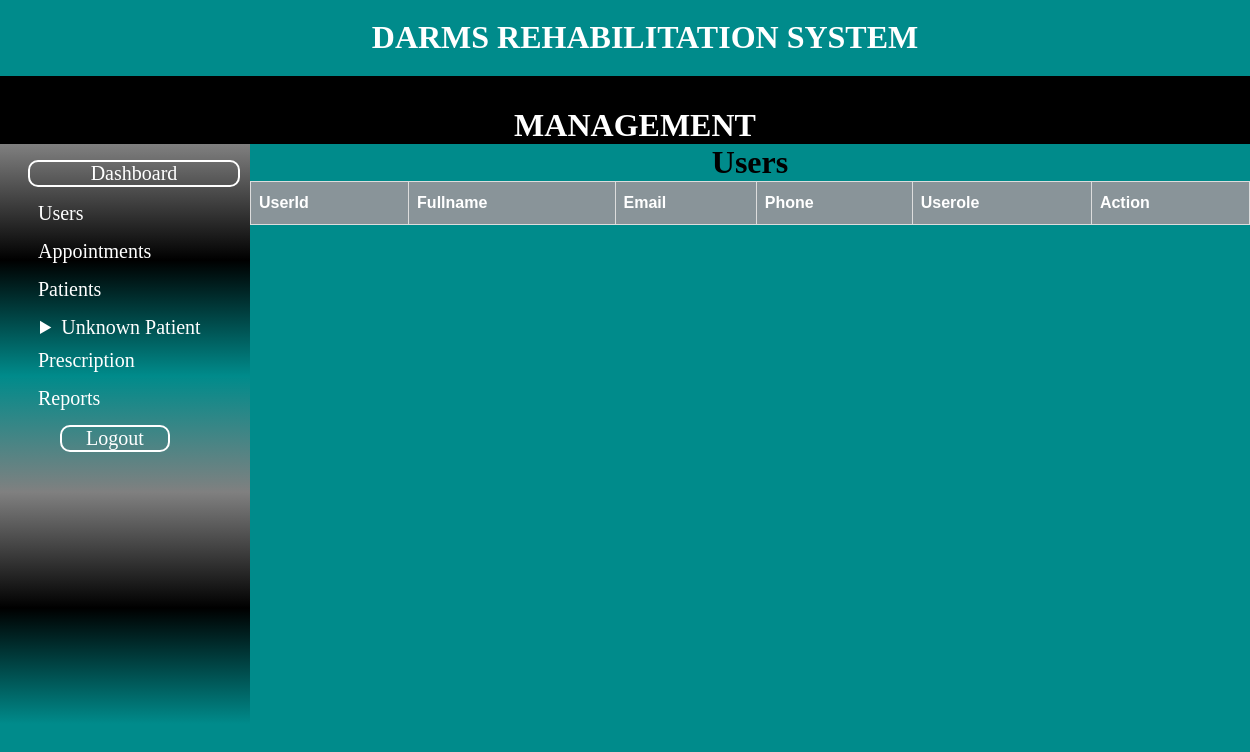
Page /admin/users.php on the earlier database version.
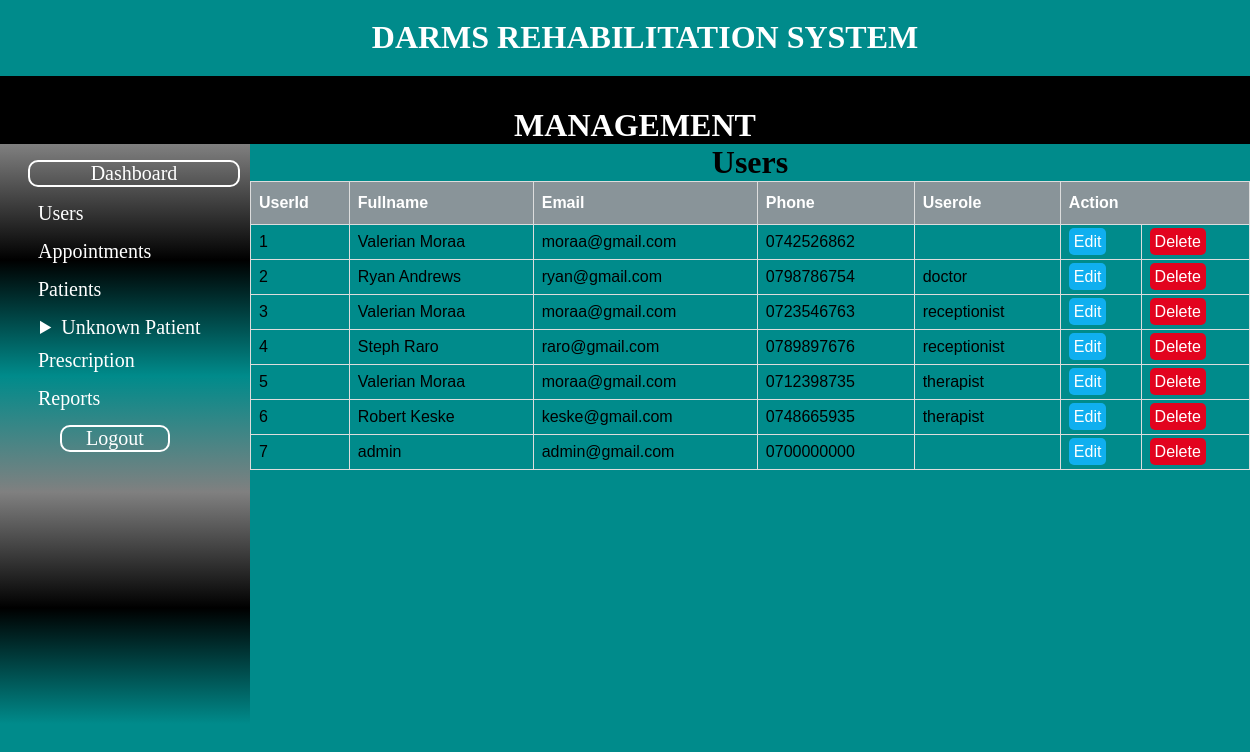
Same page on the later database version.
### tables this page shows
CREATE TABLE `users` (
  `user_id` int(10) NOT NULL,
  `fullname` varchar(100) NOT NULL,
  `user_name` varchar(100) NOT NULL,
  `user_mobile` varchar(100) DEFAULT NULL,
  `user_email` varchar(100) NOT NULL,
  `user_password` varchar(50) NOT NULL,
  `createdat` date DEFAULT NULL,
  `user_role` varchar(50) DEFAULT NULL,
  `gender` varchar(100) DEFAULT NULL,
  `status` varchar(100) DEFAULT NULL
);

### admin/users.php (the view, shortened to what this page needs)
<?php include "includes/header.php"; ?>
<?php include "includes/navigation.php"; ?>
<?php include "includes/sidebar.php"; ?>
<div class="article">
    <h1 id="titleoftable">Users</h1>
    <table id="users">
        <thead>
            <th>UserId</th>
            <th>Fullname</th>
            <th>Email</th>
            <th>Phone</th>
            <th>Userole</th>
            <th colspan="2">Action</th>
        </thead>
        <tbody>
            <?php
            $db = mysqli_connect('localhost', 'Valerian', '#Valeriephyl254', 'darms');
            $query = "SELECT * FROM users";
            $select_all_users = mysqli_query($db, $query);
            while ($row = mysqli_fetch_assoc($select_all_users)) {
                $user_id = $row['user_id'];
                $user_name = $row['fullname'];
                $user_email = $row['user_email'];
                $user_mobile = $row['user_mobile'];
                $user_role = $row['user_role'];
                echo "<tr>";
                echo "<td>{$user_id}</td>";
                echo "<td>{$user_name}</td>";
                echo "<td>{$user_email}</td>";
                echo "<td>{$user_mobile}</td>";
                echo "<td>{$user_role}</td>";
                echo "<td><a class='edit' href='edit_users.php?edit={$user_id}'>Edit</a></td>";
                echo "<td><a class='delete' href='users.php?delete={$user_id}'>Delete</a></td>";
                echo "</tr>";
            }
            ?>
        </tbody>
    </table>

### admin/includes/header.php (shortened to what this page needs)
<!DOCTYPE html>
<html lang="en">
<head>
</head>
<body>
    <div class="header">
        <h1>DARMS REHABILITATION SYSTEM</h1>
    </div>

### admin/includes/navigation.php
<div class="nav">
    <h1>MANAGEMENT</h1>
</div>

### admin/includes/sidebar.php (shortened to what this page needs)
<div class="aside">
    <ul class="links">
        <li style="border:2px solid white;text-align:center;border-radius:10px;margin-right:10px;"><a href="dashboard.php" class="aside_links">Dashboard</a></li>
        <li><a href="users.php" class="aside_links"> Users</a></li>
        <li><a href="appointments.php" class="aside_links"> Appointments</a></li>
        <li><a href="patients.php" class="aside_links"> Patients</a></li>
        <details class="patient">
            <summary>Unknown Patient</summary>
        </details>
        <li><a href="prescription.php" class="aside_links"> Prescription</a></li>
        <li><a href="reports.php" class="aside_links"> Reports</a></li>
        <li style="border:2px solid white;margin-left:20px;margin-right:80px;text-align:center;border-radius:10px;"><a href="logout.php" class="aside_links">Logout</a></li>
    </ul>
</div>

### admin/includes/header.php (style rules this page uses)
body { border: 0; margin: 0; overflow-x: hidden; background: darkcyan; }
h1 { text-align: center; }
.header { background-color: darkcyan; color: white; width: 100%; height: 5em; text-align: center; margin-top: -22px; padding: 20px; }
.nav { background-color: black; color: white; width: 100%; height: 3em; margin-top: -22px; padding: 10px; }
.article { width: 80%; float: left; height: 580px; }
.aside { width: 20%; float: left; position: relative; height: 580px; background: linear-gradient(gray, black, darkcyan, gray, black, darkcyan); }
.links { display: block; text-decoration: none; list-style-type: none; }
.links a { text-decoration: none; color: white; font-size: 20px; padding: 10px; }
ul li { margin-bottom: 15px; margin-left: -12px; }

### admin/includes/sidebar.php (style rules this page uses)
summary { font-size: 20px; color: #fff; margin-bottom: 10px; }

### admin/users.php (style rules this page uses)
#titleoftable { text-align: center; margin: auto; }
#users { font-family: Arial, Helvetica, sans-serif; border-collapse: collapse; width: 100%; }
#users td, #users th { border: 1px solid #ddd; padding: 8px; }
#users th { padding-top: 12px; padding-bottom: 12px; text-align: left; background-color: #899499; color: white; }
.edit { background:#10AFEF ; color: #fff; width: 50px; padding: 5px; text-decoration:none ; border-radius: 5px; }
.delete { background:#E2031E ; color: #fff; width: 50px; padding: 5px; text-decoration:none ; border-radius: 5px; }

Differences in the rows shown:
added users: user_id "1", fullname "Valerian Moraa", user_email "moraa@gmail.com", user_mobile "0742526862"
added users: user_id "2", fullname "Ryan Andrews", user_email "ryan@gmail.com", user_mobile "0798786754", user_role "doctor"
added users: user_id "3", fullname "Valerian Moraa", user_email "moraa@gmail.com", user_mobile "0723546763", user_role "receptionist"
added users: user_id "4", fullname "Steph Raro", user_email "raro@gmail.com", user_mobile "0789897676", user_role "receptionist"
added users: user_id "5", fullname "Valerian Moraa", user_email "moraa@gmail.com", user_mobile "0712398735", user_role "therapist"
added users: user_id "6", fullname "Robert Keske", user_email "keske@gmail.com", user_mobile "0748665935", user_role "therapist"
added users: user_id "7", fullname "admin", user_email "admin@gmail.com", user_mobile "0700000000"
